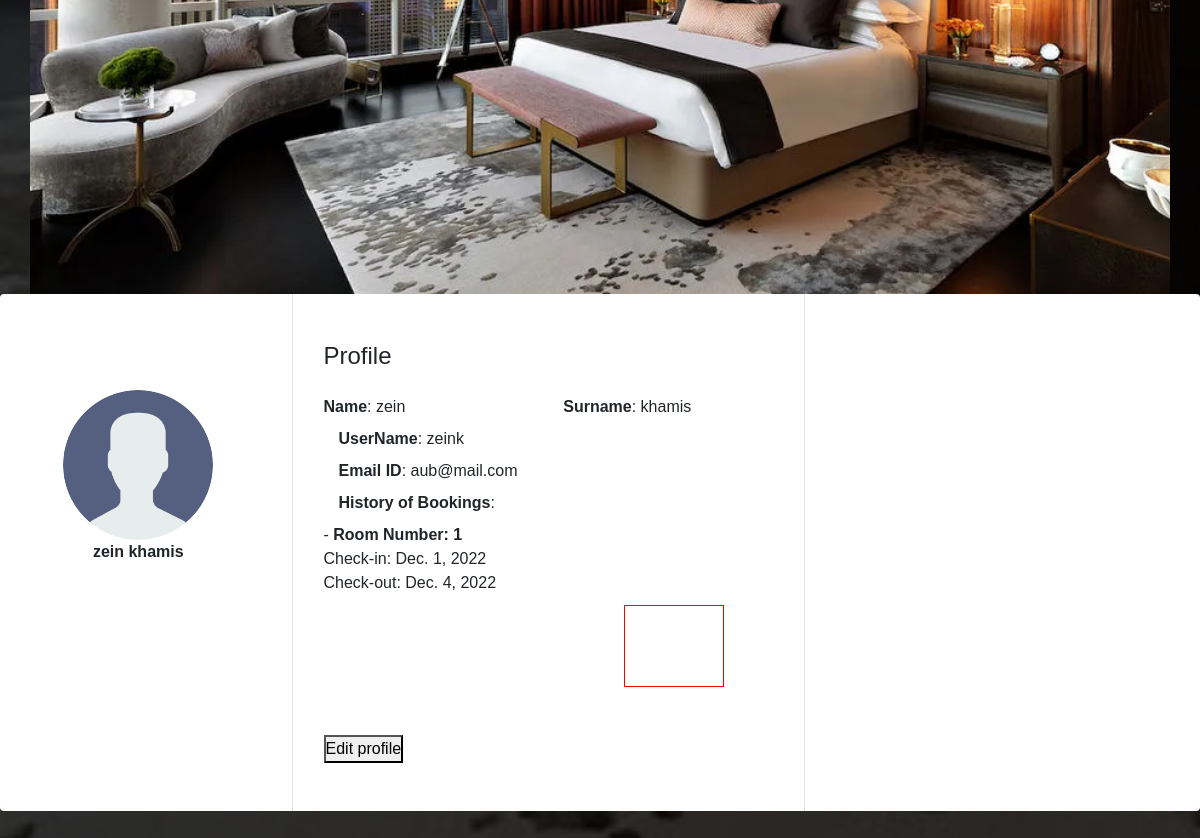
The page / (signed in, lower part) on the database as committed earlier.
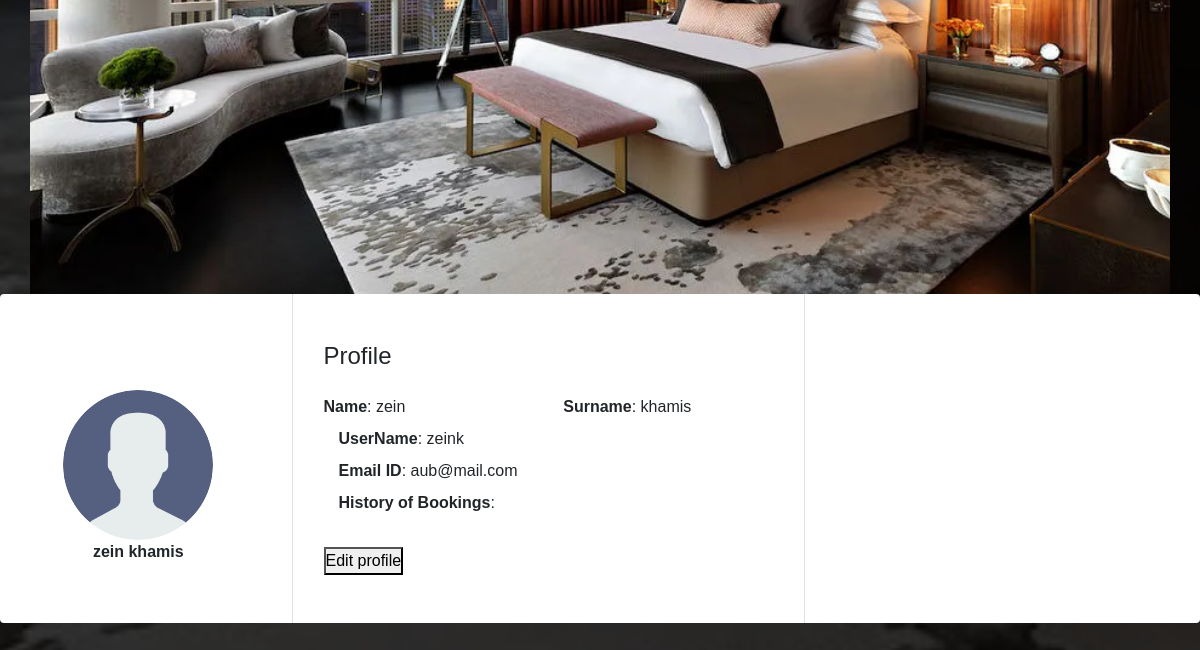
The same page on the database as committed later.
### main/models.py (models this page shows, shortened)
class reservation(models.Model):
    room_id = models.ForeignKey(room, on_delete=models.DO_NOTHING)
    client_id = models.ForeignKey(User, on_delete=models.DO_NOTHING)
    start_date1 = models.DateField()
    end_date1 = models.DateField()

class room(models.Model):
    reserved = models.BooleanField()
    room_number = models.IntegerField()
    price_per_night = models.IntegerField()
    single = models.BooleanField()
    smoking = models.BooleanField()
    stars = models.IntegerField()
    def __str__(self):
        return ("Room Number: "+str(self.room_number))

### main/views.py (the view)
# urls.py: path("", views.home, name="home"),
def home(response):
    D = {}
    currentUser = response.user
    if currentUser.is_authenticated:
        D["username"] = response.user.username
        D["first_name"] = response.user.first_name
        D["last_name"] = response.user.last_name
        D["email"] = response.user.email
        return render(response, "main/homepages.html", D)
    else:
        return render(response, "main/homepages.html", D)

### main/templates/main/homepages.html (shortened to what this page needs)
<!DOCTYPE html>
<html lang="en">
    <head>
        <link rel="stylesheet" href="C:\Users\Alex\Documents\GitHub\351project\main\static\styles.css">
    </head>
    <body>
            <link rel="stylesheet" href="static\book.css">
        <section id="book">
            <head>
                <link rel="stylesheet" href="static\styles.css">
                <link rel="stylesheet" href="https://stackpath.bootstrapcdn.com/font-awesome/4.7.0/css/font-awesome.min.css">
                <link rel="stylesheet" href="https://maxcdn.bootstrapcdn.com/bootstrap/4.5.0/css/bootstrap.min.css">
            </head>
            <body>
                <div class="container">
            </body>
        </section>
        {% if user.is_authenticated %}
        <section id="Profile">
          <link rel="stylesheet" href="static\styles.css">
          <body>
            <div class="rounded bg-white mt-5 mb-5">
              <div class="row">
                  <div class="col-md-3 border-right">
                      <div class="d-flex flex-column align-items-center text-center p-3 py-5"><img class="rounded-circle mt-5" width="150px" src="static/user.png"><span class="font-weight-bold">{{first_name}} {{last_name}}</span></div>
                  </div>
                  <div class="col-md-5 border-right">
                      <div class="p-3 py-5">
                          <div class="d-flex justify-content-between align-items-center mb-3">
                              <h4 class="text-right">Profile</h4>
                          </div>
                          <div class="row mt-2">
                              <div class="col-md-6"><label class="labels"><b>Name</b>: {{user.first_name}}</label></div>
                              <div class="col-md-6"><label class="labels"><b>Surname</b>: {{user.last_name}}</label></div>
                          </div>
                          <div>
                              <div class="col-md-12"><label class="labels"><b>UserName</b>: {{user.username}}</label></div>
                              <div class="col-md-12"><label class="labels"><b>Email ID</b>: {{user.email}}</label></div>
                              <div class = "col-md-12"><label class = "labels"><b>History of Bookings</b>: </label></div>
                              {% for booking in user.reservation_set.all%}
                               - <b>{{booking.room_id}}</b> <br> Check-in: {{booking.start_date1}} <br> Check-out: {{booking.end_date1}}<br>
                              <form method = "post" id = "deleteRes" action = "deleteRes/">
                                <button type="submit" value="Submit" id="cancel-btn">Cancel Booking</button>
                                <br>
                                <br>
                              </form>
                              {% endfor %}
                          </div>
                          <br>
                          <form method = "post" id="usernamePass" action = "editprofile/">
                            <button value = {{user.username}}, id = "user"> Edit profile </button>
                          </form>
                      </div>
                  </div>
              </div>
          </div>
          </body>
        </section>
        {% endif %}

### main/static/book.css (style rules this page uses)
* { margin: 0; padding: 0; }
body { width: 100%; height: 100vh; background-image: linear-gradient(rgba(0,0,0,0.75),rgba(0,0,0,0.75)),url(hotelroom.jpeg); background-size: cover; background-position: center; }
::placeholder { color: white; }

### main/static/styles.css (style rules this page uses)
* { margin: 0; padding: 0; font-family: sans-serif; }
section { width: 100%; float: left; height: 100vh; position: relative; }
.container { width: 100%; height: 100vh; background-image: url(hotelroom.jpeg); background-size: cover; background-position: center; }
::placeholder { color: white; }

Rows that differ between the two databases and show on the page:
removed reservation: room_id "Room Number: 1", start_date1 "Dec. 1, 2022", end_date1 "Dec. 4, 2022"
